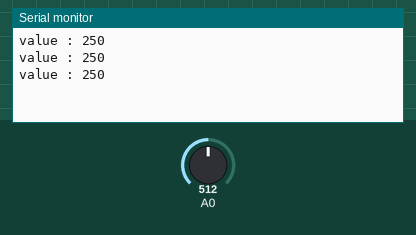
Bench run of a sketch on a simulated Arduino Uno, built with avr-gcc and run on an emulated ATmega328P. Shown: the last lines printed to the serial monitor. The test bench sets the inputs (shaded band); at power-on: A0 = 512.

Above: at 1.3 s.
1.4 s: A0 set to 716
At 1.9 s:
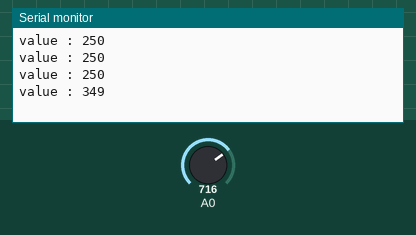
2.9 s: A0 set to 900
At 3.3 s:
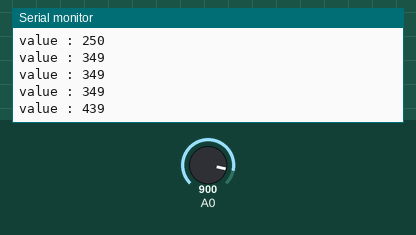
Timing chart, 0 to 5.9 s (numbered marks = the images above; inputs shaded):
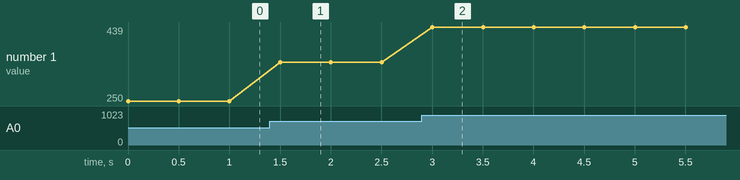

Measured:
- after the input at 1.4 s, the serial monitor: prints a new line after 0.10 s (image 1)
- after the input at 2.9 s, the serial monitor: prints a new line after 0.10 s (image 2)
- plotted number 1: 250 → 349 after the input at 1.4 s, 349 → 439 after the input at 2.9 s

The sketch:

16_Temperature.ino
```cpp
void setup() {
  pinMode (A0, INPUT);
  Serial.begin(9600);
}

void loop() {

  int temp = (5.0 * analogRead(A0) *100)/1024;

  Serial.print ("value : ");
  Serial.println (temp);
  delay(500);
}
```
